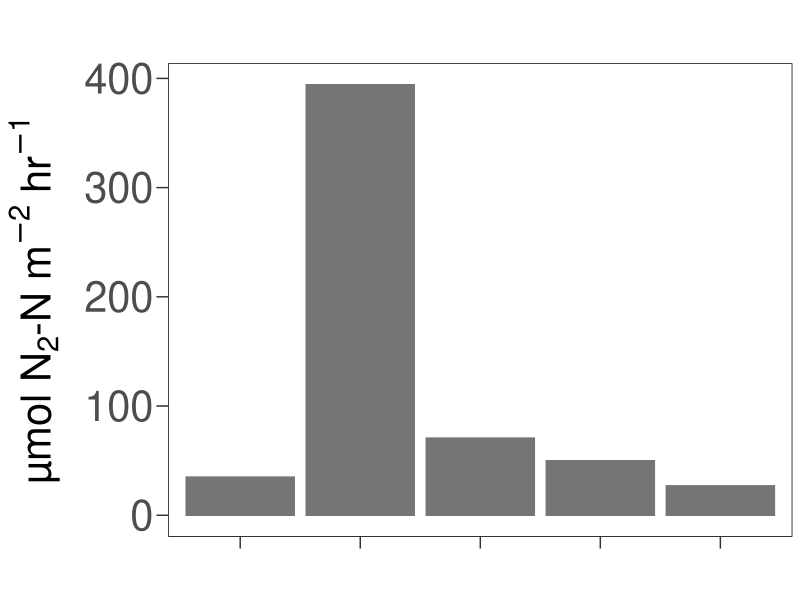
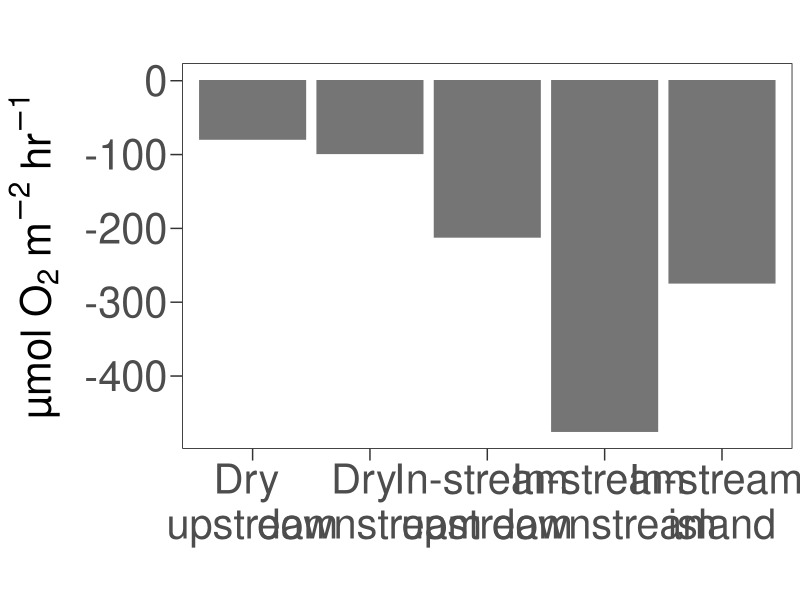
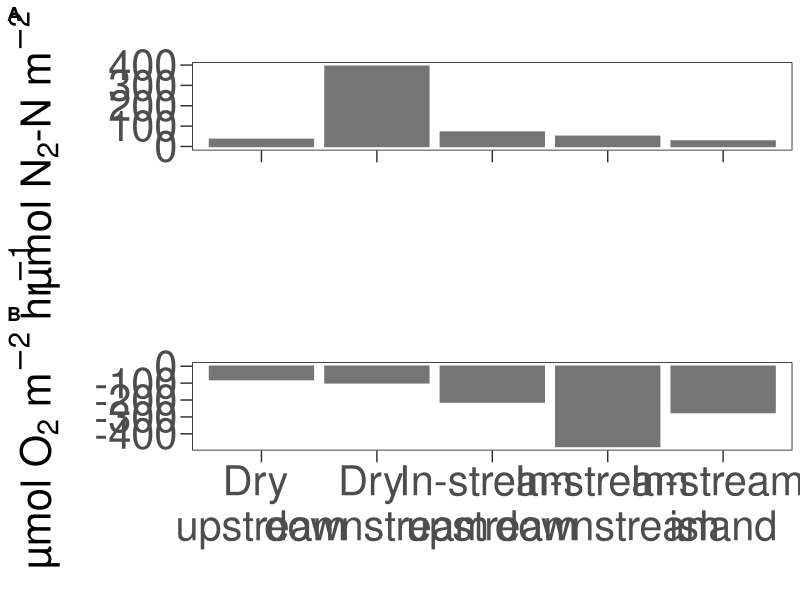
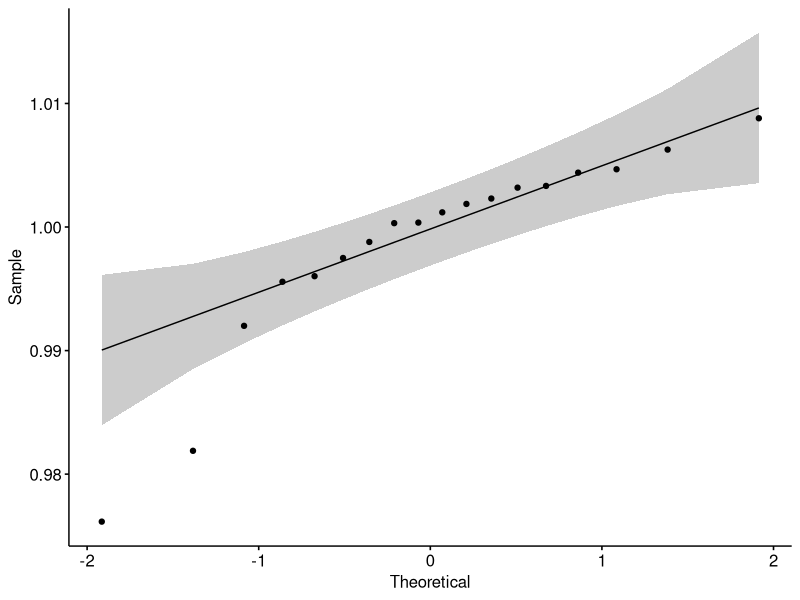

These charts were generated, in order, by the following R code:
## ---- chunk 1
knitr::opts_chunk$set(echo = TRUE)
rm(list=ls())
knitr::opts_knit$set(root.dir="~/GitHub/TownCreekWater/analyses/")
## ---- chunk 2
require("tidyverse")
require("ggpubr")
require("rstatix")
## ---- chunk 3
# From: http://www.cookbook-r.com/Graphs/Colors_(ggplot2)/

cbbPalette <- c("#000000", "#E69F00", "#56B4E9", "#009E73", "#F0E442", "#0072B2", "#D55E00", "#CC79A7")
## ---- chunk 4
SedSlurryFlux <- read.csv("../data/MIMS/Oct24/CalculatedSedSlurryFluxes.csv")

NetNratios <- read.csv("../data/MIMS/Oct24/NetNRatios.csv")
## ---- chunk 5
SedSlurryFlux$axis_labels <- factor(x = c("In-stream \nupstream", "In-stream \nisland", "In-stream \ndownstream", "Dry \nupstream", "Dry \ndownstream"), levels = c("Dry \nupstream", "Dry \ndownstream", "In-stream \nupstream", "In-stream \ndownstream", "In-stream \nisland"))
## ---- chunk 6
SedSlurryN.plot <- ggplot(data = SedSlurryFlux, aes(x=axis_labels, y=FinalFluxValue.umol.hr.m2._N)) +
  geom_bar(stat = "identity", position = position_dodge(), fill = "gray46", color = "gray46")+
  theme_bw() +
  #Remove plot grid lines
  theme(panel.grid.major = element_blank(), panel.grid.minor = element_blank()) + 
  #Set axis title and text properties, tick marks, and labels
  theme(text=element_text(size=30),axis.title=element_text(size=30,face="bold"),
          axis.text=element_text(size=30),  
          axis.title.y=element_text(margin=margin(r=10)),
          panel.border = element_rect(colour = "black",linetype=1),strip.text = element_text(size = 30), legend.position="right", legend.title = element_text(size=30), legend.text=element_text(size=30)) + 
          theme(axis.ticks.length=unit(0.3,"cm")) + 
          labs(x = "", y = expression(paste("µmol N"[2],"-N m"^{-2}," hr"^{-1})), title="") +
  theme(rect=element_rect(fill="transparent"))+
  theme(plot.background = element_rect(color=NA))+
  theme(axis.text.x = element_blank())

SedSlurryN.plot
## ---- chunk 7
SedSlurryO2.plot <- ggplot(data = SedSlurryFlux, aes(x=axis_labels, y=FinalFluxValue.umol.hr.m2._O2)) +
  geom_bar(stat = "identity", position = position_dodge(), fill = "gray46", color = "gray46")+
  theme_bw() +
  #Remove plot grid lines
  theme(panel.grid.major = element_blank(), panel.grid.minor = element_blank()) + 
  #Set axis title and text properties, tick marks, and labels
  theme(text=element_text(size=30),axis.title=element_text(size=30,face="bold"),
          axis.text=element_text(size=30),  
          axis.title.y=element_text(margin=margin(r=10)),
          panel.border = element_rect(colour = "black",linetype=1),strip.text = element_text(size = 30), legend.position="right", legend.title = element_text(size=30), legend.text=element_text(size=30)) + 
          theme(axis.ticks.length=unit(0.3,"cm")) + 
          labs(x = "", y = expression(paste("µmol O"[2]," m"^{-2}," hr"^{-1})), title="") +
  theme(rect=element_rect(fill="transparent"))+
  theme(plot.background = element_rect(color=NA))

SedSlurryO2.plot
## ---- chunk 8
# 2 panel figure, pre-post on the left, all groups on the right
MIMS_2panel.plot <- ggarrange(SedSlurryN.plot, SedSlurryO2.plot, ncol = 1, nrow = 2, legend = "none", align = "hv", labels = c("A", "B"))

MIMS_2panel.plot

#ggsave("../figures/MIMS_SedSlurry_2Panel.png", plot=MIMS_2panel.plot, device="png", path=NULL, scale=1, width=15, height=12, dpi=600, limitsize=TRUE, bg="white")
## ---- chunk 9
# test for extreme outliers:
Outliers <- NetNratios %>%
  identify_outliers(NetNratio)

  # two outliers, but not extreme, so passes assumption.

# test normality:
NetNratios %>%
  shapiro_test(NetNratio)
  # Not normally distributed

  # QQ plot:
ggqqplot(NetNratios, "NetNratio")

# Not normal, so use Wilcoxon-Rank Sum test:
NetN_vs_1_Wilcox <- wilcox.test(NetNratios$NetNratio, alternative = "two.sided", mu = 1, paired = F, data = NetNratios)
  # maintain null hypothesis that NetN ratio = 1 (neither net denitrifying nor N-fixing)

# Subset for upstream:
NetN_vs_1_Wilcox_upstream <- wilcox.test(NetNratios$NetNratio, alternative = "two.sided", mu = 1, paired = F, data = NetNratios[1:9,])
  # maintain null hypothesis that NetN ratio = 1 (neither net denitrifying nor N-fixing)

# Subset for downstream:
NetN_vs_1_Wilcox_downstream <- wilcox.test(NetNratios$NetNratio, alternative = "two.sided", mu = 1, paired = F, data = NetNratios[10:18,])
  # maintain null hypothesis that NetN ratio = 1 (neither net denitrifying nor N-fixing)
